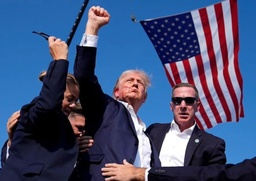
#> input picture media/Trump.jpeg, 256 x 181 px, shrunk from 1500 x 1060 before the run
$ jupyter execute --allow-errors 08.1-OpenCv-RemoveLine.ipynb
#> lines starting #> are read from the running program, lines starting #| are printed output that depends on the picture; after the words box and inside, x2 and y2 are one past the last pixel; in counts of white or black regions, pixels touching at a corner belong together
[cell 1]
import cv2

import numpy as np

import matplotlib.pyplot as plt

[cell 2]
imgBGR = cv2.imread("media/Trump.jpeg")
#> imgBGR is the input picture: shape (181, 256, 3); mean B, G, R 116.6, 79.8, 67.4

img =  cv2.cvtColor(imgBGR, cv2.COLOR_BGR2RGB)

plt.imshow(img)

[cell 3]
img.shape
#> Out = (181, 256, 3)

[cell 4]
red = (255, 0, 0)

cv2.line(img,(0,0),(img.shape[1], img.shape[0]), red, thickness = 1)

plt.imshow(img)

[cell 5]
black = (0, 0, 0)

cv2.line(img,(0,0),(img.shape[1], img.shape[0]), black, thickness = 1)
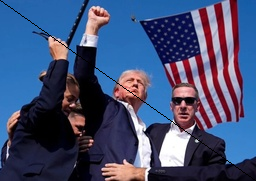
#> img: shape (181, 256, 3); mean R, G, B 67, 79.3, 115.9

plt.imshow(img)

[cell 6]
x = img.shape[0]
#> x = 181

y = img.shape[1]
#> y = 256

[cell 7]
for i in range(x-1):
    for j in range(y-1):
        for z in range(3):
            if i != 0 or i != x-1:
                if img[i, j, z] == 0:
                    img[i:j] = img[i, j-1]/2 + img[i, j+1]/ 2
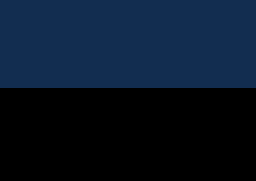
#> img: shape (181, 256, 3); mean R, G, B 8.8, 21.9, 38.9

[cell 8]
plt.imshow(img)

[cell 9]
print(img)
#> (printed output is left out)

### Interpolation with 2 elements

Mind the dtype of the image!!!

[cell 10]
x = img.shape[0]

y = img.shape[1]

[cell 11]
print(img)
#> (printed output is left out)

[cell 12]
for i in range(img.shape[0]):
    print(img[i, i])
#> this loop made 181 passes
#| [18 45 80]
#| [18 45 80]
#| [18 45 80]
#| [18 45 80]
#| [18 45 80]
#| [18 45 80]
#| [18 45 80]
#| [18 45 80]
#> (further printed lines are left out)

[cell 13]
plt.imshow(img)

[cell 14]
for i in range(img.shape[0]):
    if i != 0 and i != img.shape[0]-1:
        img[i, i] = img[i, i-1]/2 + img[i, i+1]/ 2
    if i == 0:
        img[i, i] = img[i, i+1]
    if i == img.shape[0]-1:
        img[i, i] = img[i, i-1]

[cell 15]
plt.imshow(img)

### Interpolation with 4 elements

[cell 16]
for i in range(img.shape[0]):
    if i != 0 and i != img.shape[0]-1:
        img[i, i] = img[i-1, i]/4 + img[i+1, i]/4 + img[i, i-1]/4 + img[i, i+1]/4
    if i == 0:
        img[i, i] = img[i, i+1]/2 + img[i+1, i]/2
    if i == img.shape[0]-1:
        img[i, i] = img[i, i-1]/2 + img[i-1, i]/2
#> img: shape (181, 256, 3); under 0.01% of pixels changed, all inside (x1, y1, x2, y2) = (87, 87, 89, 89)

[cell 17]
plt.imshow(img)

# Fastest way

Do not work on the image, but on a copy of it

[cell 18]
imgBGR = cv2.imread("Introduction to OpenCV/lena.png")

#> (the rest of this cell did not finish here and is left out)

[cell 19]
imgLine = img.copy()

[cell 20]
blue = (0, 0, 255)

cv2.line(imgLine,(0,0),(img.shape[0], img.shape[1]), blue, thickness = 1)
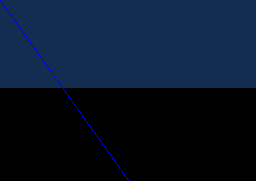
#> imgLine: shape (181, 256, 3); mean R, G, B 8.7, 21.8, 39.7

plt.imshow(imgLine)
